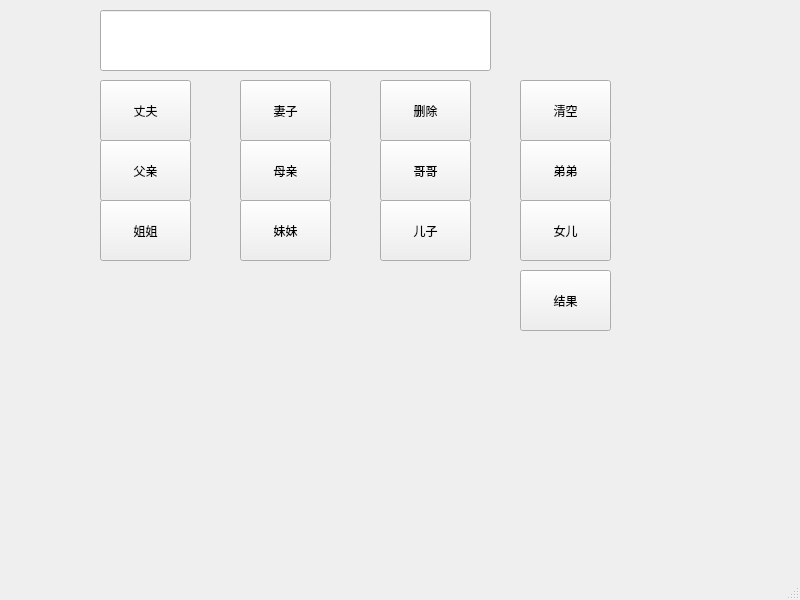
<?xml version="1.0" encoding="UTF-8"?>
<ui version="4.0">
 <class>Calculator</class>
 <widget class="QMainWindow" name="Calculator">
  <property name="geometry">
   <rect>
    <x>0</x>
    <y>0</y>
    <width>800</width>
    <height>600</height>
   </rect>
  </property>
  <property name="windowTitle">
   <string>MainWindow</string>
  </property>
  <property name="windowIcon">
   <iconset resource="myicon.qrc">
    <normaloff>:/myimages/guanxi.jpg</normaloff>:/myimages/guanxi.jpg</iconset>
  </property>
  <widget class="QWidget" name="centralwidget">
   <widget class="QPushButton" name="buttonW">
    <property name="geometry">
     <rect>
      <x>240</x>
      <y>80</y>
      <width>91</width>
      <height>61</height>
     </rect>
    </property>
    <property name="text">
     <string>妻子</string>
    </property>
   </widget>
   <widget class="QPushButton" name="buttonF">
    <property name="geometry">
     <rect>
      <x>100</x>
      <y>140</y>
      <width>91</width>
      <height>61</height>
     </rect>
    </property>
    <property name="text">
     <string>父亲</string>
    </property>
   </widget>
   <widget class="QPushButton" name="buttonM">
    <property name="geometry">
     <rect>
      <x>240</x>
      <y>140</y>
      <width>91</width>
      <height>61</height>
     </rect>
    </property>
    <property name="text">
     <string>母亲</string>
    </property>
   </widget>
   <widget class="QPushButton" name="buttonOs">
    <property name="geometry">
     <rect>
      <x>100</x>
      <y>200</y>
      <width>91</width>
      <height>61</height>
     </rect>
    </property>
    <property name="text">
     <string>姐姐</string>
    </property>
   </widget>
   <widget class="QPushButton" name="buttonLs">
    <property name="geometry">
     <rect>
      <x>240</x>
      <y>200</y>
      <width>91</width>
      <height>61</height>
     </rect>
    </property>
    <property name="text">
     <string>妹妹</string>
    </property>
   </widget>
   <widget class="QPushButton" name="delButton">
    <property name="geometry">
     <rect>
      <x>380</x>
      <y>80</y>
      <width>91</width>
      <height>61</height>
     </rect>
    </property>
    <property name="text">
     <string>删除</string>
    </property>
   </widget>
   <widget class="QPushButton" name="buttonOb">
    <property name="geometry">
     <rect>
      <x>380</x>
      <y>140</y>
      <width>91</width>
      <height>61</height>
     </rect>
    </property>
    <property name="text">
     <string>哥哥</string>
    </property>
   </widget>
   <widget class="QPushButton" name="buttonS">
    <property name="geometry">
     <rect>
      <x>380</x>
      <y>200</y>
      <width>91</width>
      <height>61</height>
     </rect>
    </property>
    <property name="text">
     <string>儿子</string>
    </property>
   </widget>
   <widget class="QPushButton" name="clrButton">
    <property name="geometry">
     <rect>
      <x>520</x>
      <y>80</y>
      <width>91</width>
      <height>61</height>
     </rect>
    </property>
    <property name="text">
     <string>清空</string>
    </property>
   </widget>
   <widget class="QPushButton" name="buttonLb">
    <property name="geometry">
     <rect>
      <x>520</x>
      <y>140</y>
      <width>91</width>
      <height>61</height>
     </rect>
    </property>
    <property name="text">
     <string>弟弟</string>
    </property>
   </widget>
   <widget class="QPushButton" name="buttonD">
    <property name="geometry">
     <rect>
      <x>520</x>
      <y>200</y>
      <width>91</width>
      <height>61</height>
     </rect>
    </property>
    <property name="text">
     <string>女儿</string>
    </property>
   </widget>
   <widget class="QPushButton" name="calcButton">
    <property name="geometry">
     <rect>
      <x>520</x>
      <y>270</y>
      <width>91</width>
      <height>61</height>
     </rect>
    </property>
    <property name="text">
     <string>结果</string>
    </property>
   </widget>
   <widget class="QLineEdit" name="lineEdit">
    <property name="geometry">
     <rect>
      <x>100</x>
      <y>10</y>
      <width>391</width>
      <height>61</height>
     </rect>
    </property>
   </widget>
   <widget class="QLabel" name="resultLabel">
    <property name="geometry">
     <rect>
      <x>520</x>
      <y>10</y>
      <width>81</width>
      <height>61</height>
     </rect>
    </property>
    <property name="text">
     <string/>
    </property>
   </widget>
   <widget class="QPushButton" name="buttonH">
    <property name="geometry">
     <rect>
      <x>100</x>
      <y>80</y>
      <width>91</width>
      <height>61</height>
     </rect>
    </property>
    <property name="text">
     <string>丈夫</string>
    </property>
   </widget>
  </widget>
  <widget class="QMenuBar" name="menubar">
   <property name="geometry">
    <rect>
     <x>0</x>
     <y>0</y>
     <width>800</width>
     <height>24</height>
    </rect>
   </property>
  </widget>
  <widget class="QStatusBar" name="statusbar"/>
 </widget>
 <resources>
  <include location="myicon.qrc"/>
 </resources>
 <connections/>
</ui>
